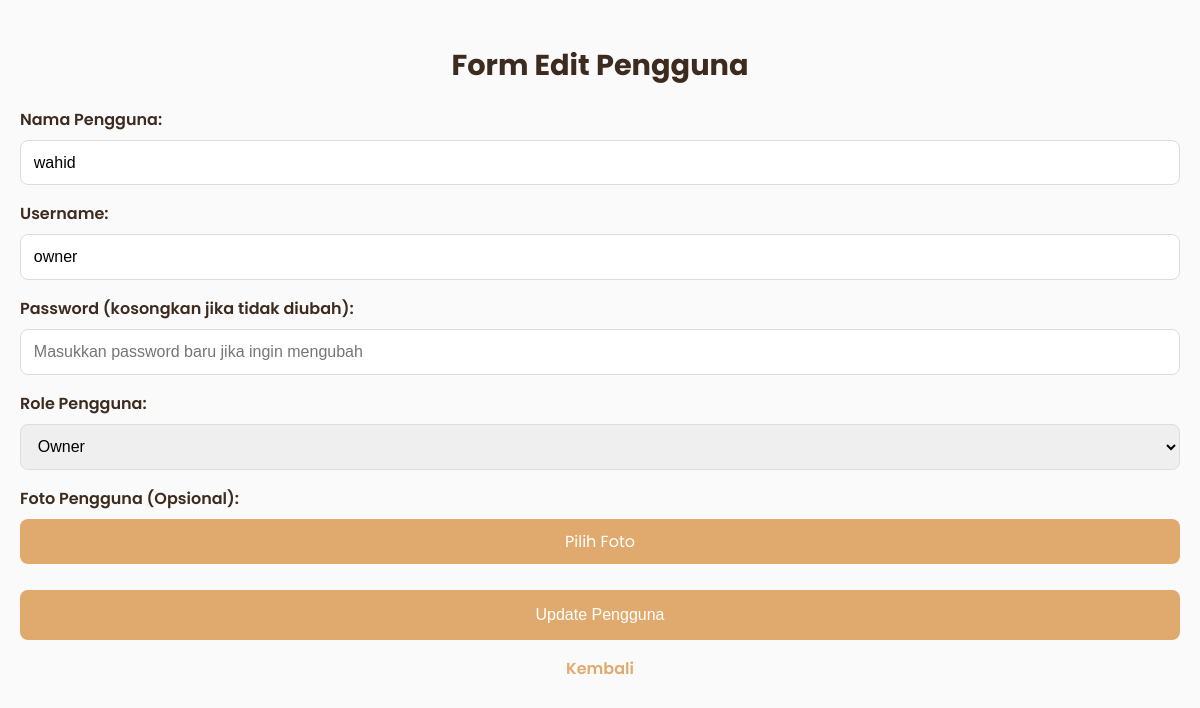
The page /admin/pengguna/edit_pengguna.php?id=17 on the database as committed earlier.
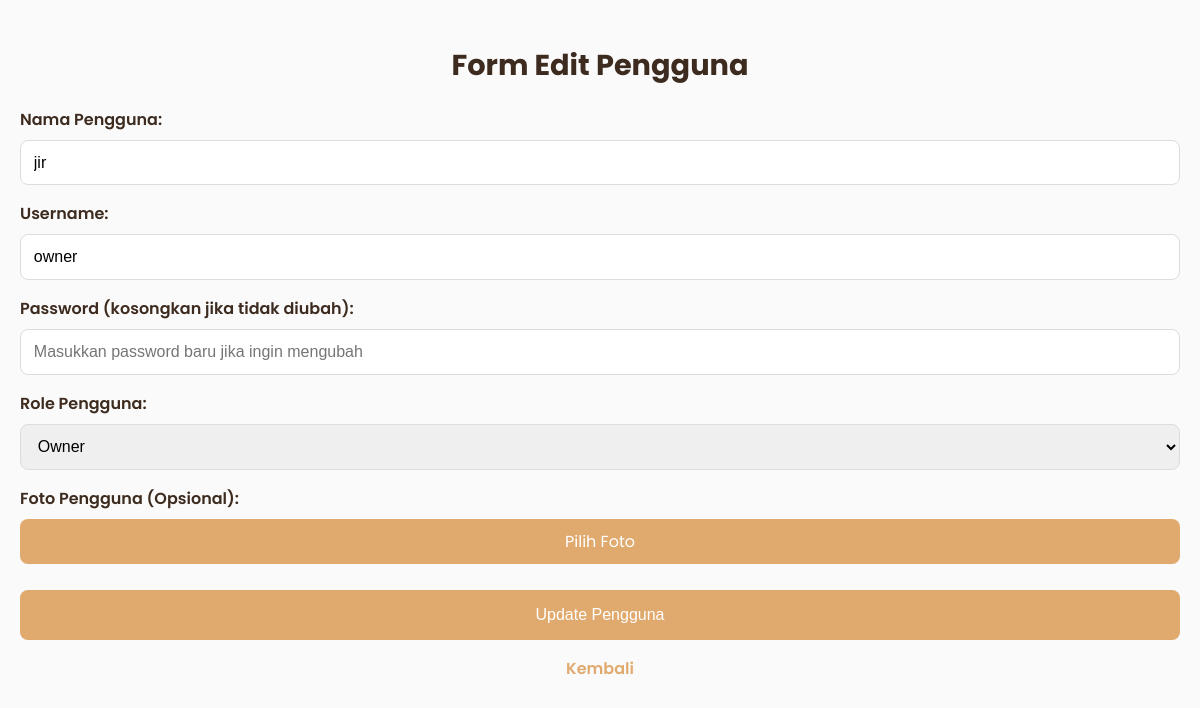
The same page on the database as committed later.
### tables this page shows
CREATE TABLE `user` (
  `UserID` int(10) NOT NULL,
  `nama_user` varchar(255) DEFAULT NULL,
  `remember_token` varchar(255) NOT NULL,
  `username` varchar(255) DEFAULT NULL,
  `password` varchar(255) DEFAULT NULL,
  `role` enum('admin','kasir','owner') DEFAULT NULL,
  `foto` varchar(255) DEFAULT NULL
);

### admin/pengguna/edit_pengguna.php (the view, shortened to what this page needs)
<?php
$mysqli = new mysqli("localhost", "root", "", "kasir_reddra");
$penggunaID = (int) $_GET['id'];
$stmt = $mysqli->prepare("SELECT * FROM user WHERE UserID = ?");
$stmt->bind_param("i", $penggunaID);
$stmt->execute();
$result = $stmt->get_result();
$user = $result->fetch_assoc();
?>
<!DOCTYPE html>
<html lang="id">
<head>
    <link rel="stylesheet" href="https://cdnjs.cloudflare.com/ajax/libs/font-awesome/6.4.0/css/all.min.css">
    <link rel="stylesheet" href="https://cdn.jsdelivr.net/npm/sweetalert2@11/dist/sweetalert2.min.css">
</head>
<body>
    <div class="content-card">
        <div class="card-header">
            <h2>Form Edit Pengguna</h2>
        </div>
        <form action="" method="post" enctype="multipart/form-data">
            <div class="form-group">
                <label class="form-label" for="nama_user">Nama Pengguna:</label>
                <input type="text" name="nama_user" id="nama_user" class="form-control"
                    value="<?= htmlspecialchars($user['nama_user']) ?>" required>
            </div>
            <div class="form-group">
                <label class="form-label" for="username">Username:</label>
                <input type="text" name="username" id="username" class="form-control"
                    value="<?= htmlspecialchars($user['username']) ?>" required>
            </div>
            <div class="form-group">
                <label class="form-label" for="password">Password (kosongkan jika tidak diubah):</label>
                <input type="password" name="password" id="password" class="form-control"
                    placeholder="Masukkan password baru jika ingin mengubah">
            </div>
            <div class="form-group">
                <label class="form-label" for="role">Role Pengguna:</label>
                <select name="role" id="role" class="form-control" required>
                    <option value="owner" <?= $user['role'] == 'owner' ? 'selected' : '' ?>>Owner</option>
                </select>
            </div>
            <div class="form-group">
                <label class="form-label" for="foto">Foto Pengguna (Opsional):</label>
                <div class="custom-file">
                    <label for="foto" class="custom-file-label">
                        <?= ($user['foto'] != "") ? basename($user['foto']) : "Pilih Foto" ?>
                    </label>
                </div>
            </div>
            <button type="submit" class="btn-primary" name="submit">Update Pengguna</button>
        </form>
        <a href="kelola_pengguna.php" class="back-link">Kembali</a>
    </div>
</body>
</html>

Rows that differ between the two databases and show on the page:
changed user "owner": nama_user "wahid" → "jir"
